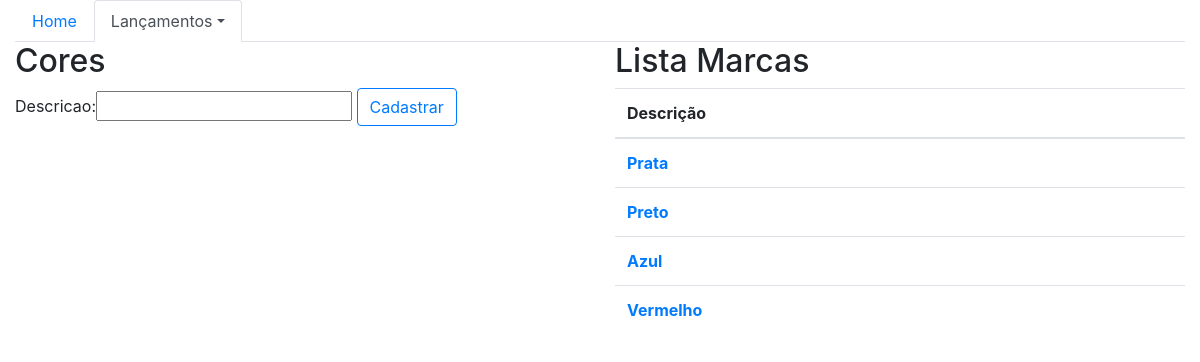
Page /core/cores/ on the earlier database version.
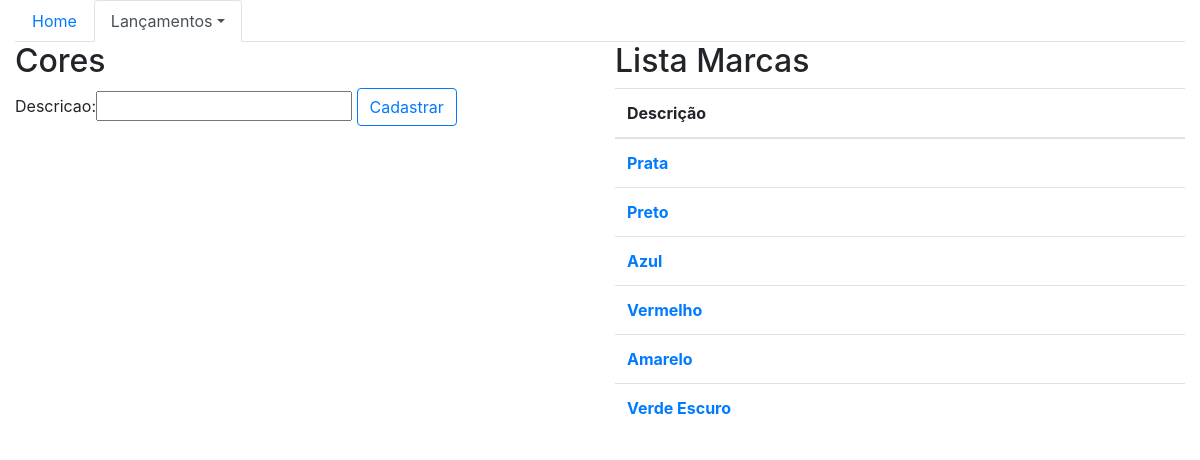
Same page on the later database version.
### core/models.py (models this page shows, shortened)
class CorVeiculo(models.Model):
    descricao = models.CharField(max_length=30)

### core/views.py (the view)
def lista_cores(request):
    cores = CorVeiculo.objects.all()
    form = CorVeiculoForm()
    dados = {'cores': cores, 'form': form}
    return render(request, 'core/lista_cores.html', dados)

### core/forms.py
class CorVeiculoForm(ModelForm):
    class Meta:
        model = CorVeiculo
        fields = '__all__'

### core/templates/core/lista_cores.html (shortened to what this page needs)
{% extends "base.html" %}
{% load bootstrap %}
{% block menu %}
    <ul class="nav nav-tabs">
        <li class="nav-item">
            <a class="nav-link" href="{% url 'core_home' %}">Home</a>
        </li>
        <li class="nav-item dropdown">
            <a class="nav-link dropdown-toggle active" data-toggle="dropdown" href="#" role="button" aria-haspopup="true" aria-expanded="false">Lançamentos</a>
        </li>
    </ul>
{% endblock menu %}
{% block main %}
    <div class="row">
        <div class="col-sm-6">
            <h2>Cores</h2>
            <form action="{% url 'core_cor_novo' %}" method="POST">
                {{ form|bootstrap }}
                <button type="submit" class="btn btn-outline-primary">Cadastrar</button>
            </form>
        </div>
        <div class="col-sm-6">
            <h2>Lista Marcas</h2>
            <table class="table table-hover">
                <thead>
                    <tr>
                        <th scope="col">Descrição</th>
                    </tr>
                </thead>
                <tbody>
                    {% for cor in cores %}
                    <tr>
                        <th scope="row">
                            <a href="{% url 'core_cor_update' cor.id %}"> {{ cor.descricao }} </a>
                        </th>
                    </tr>
                    {% endfor %}
                </tbody>
            </table>
        </div>
    </div>
{% endblock main %}

Differences in the rows shown:
added CorVeiculo: descricao "Amarelo"
added CorVeiculo: descricao "Verde Escuro"
